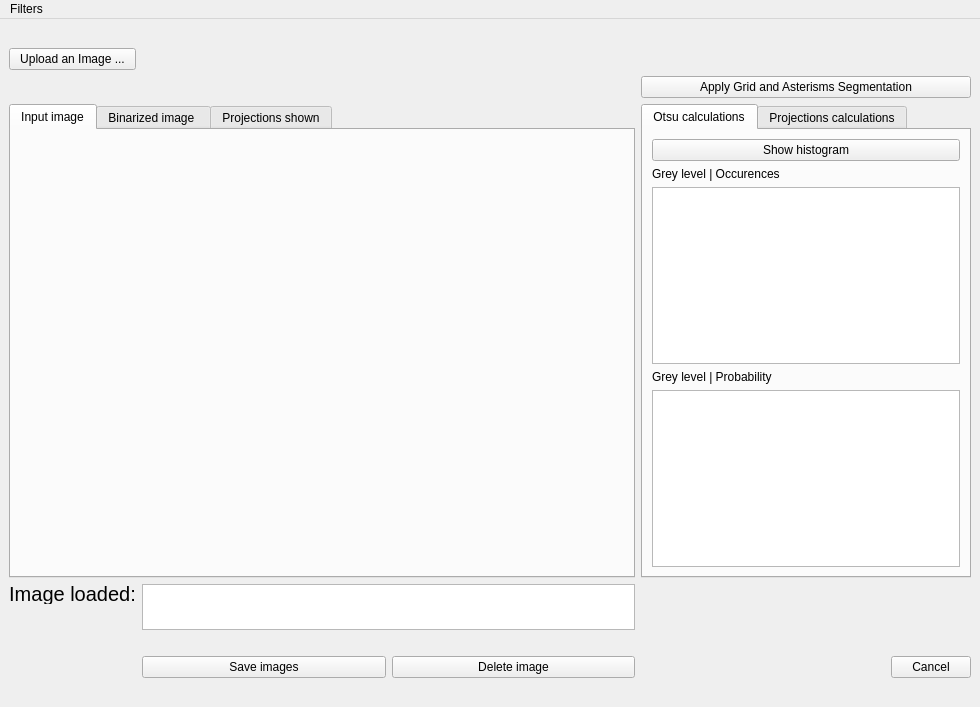
<?xml version="1.0" encoding="UTF-8"?>
<ui version="4.0">
 <class>CarteDuCiel</class>
 <widget class="QMainWindow" name="CarteDuCiel">
  <property name="geometry">
   <rect>
    <x>0</x>
    <y>0</y>
    <width>980</width>
    <height>707</height>
   </rect>
  </property>
  <property name="windowTitle">
   <string>CarteDuCiel</string>
  </property>
  <widget class="QWidget" name="centralwidget">
   <layout class="QVBoxLayout" name="verticalLayout_2">
    <item>
     <layout class="QGridLayout" name="gridLayout" rowstretch="0,0,0,0,0,0,0,0,0,0,0" columnstretch="0,0,0,0,0,0,0,0,0">
      <property name="sizeConstraint">
       <enum>QLayout::SetDefaultConstraint</enum>
      </property>
      <item row="2" column="1" colspan="5">
       <spacer name="horizontalSpacer_6">
        <property name="orientation">
         <enum>Qt::Horizontal</enum>
        </property>
        <property name="sizeHint" stdset="0">
         <size>
          <width>40</width>
          <height>20</height>
         </size>
        </property>
       </spacer>
      </item>
      <item row="6" column="1">
       <widget class="QLabel" name="label">
        <property name="sizePolicy">
         <sizepolicy hsizetype="Fixed" vsizetype="Ignored">
          <horstretch>0</horstretch>
          <verstretch>0</verstretch>
         </sizepolicy>
        </property>
        <property name="font">
         <font>
          <pointsize>15</pointsize>
         </font>
        </property>
        <property name="text">
         <string>Image loaded:</string>
        </property>
        <property name="scaledContents">
         <bool>false</bool>
        </property>
        <property name="alignment">
         <set>Qt::AlignCenter</set>
        </property>
       </widget>
      </item>
      <item row="6" column="2" rowspan="2" colspan="4">
       <widget class="QTextBrowser" name="textB_infoLoadedImage">
        <property name="sizePolicy">
         <sizepolicy hsizetype="Ignored" vsizetype="Ignored">
          <horstretch>0</horstretch>
          <verstretch>0</verstretch>
         </sizepolicy>
        </property>
       </widget>
      </item>
      <item row="6" column="6" colspan="3">
       <spacer name="horizontalSpacer_8">
        <property name="orientation">
         <enum>Qt::Horizontal</enum>
        </property>
        <property name="sizeType">
         <enum>QSizePolicy::Ignored</enum>
        </property>
        <property name="sizeHint" stdset="0">
         <size>
          <width>40</width>
          <height>20</height>
         </size>
        </property>
       </spacer>
      </item>
      <item row="9" column="8">
       <widget class="QPushButton" name="pushB_Cancel">
        <property name="sizePolicy">
         <sizepolicy hsizetype="Fixed" vsizetype="Ignored">
          <horstretch>0</horstretch>
          <verstretch>0</verstretch>
         </sizepolicy>
        </property>
        <property name="text">
         <string>Cancel</string>
        </property>
       </widget>
      </item>
      <item row="9" column="6" colspan="2">
       <spacer name="horizontalSpacer_7">
        <property name="orientation">
         <enum>Qt::Horizontal</enum>
        </property>
        <property name="sizeType">
         <enum>QSizePolicy::Expanding</enum>
        </property>
        <property name="sizeHint" stdset="0">
         <size>
          <width>40</width>
          <height>20</height>
         </size>
        </property>
       </spacer>
      </item>
      <item row="9" column="4" colspan="2">
       <widget class="QPushButton" name="pushB_deleteImg">
        <property name="sizePolicy">
         <sizepolicy hsizetype="Preferred" vsizetype="Preferred">
          <horstretch>0</horstretch>
          <verstretch>0</verstretch>
         </sizepolicy>
        </property>
        <property name="text">
         <string>Delete image</string>
        </property>
       </widget>
      </item>
      <item row="4" column="1" colspan="5">
       <widget class="QTabWidget" name="tabWidget_2">
        <property name="sizePolicy">
         <sizepolicy hsizetype="Ignored" vsizetype="Expanding">
          <horstretch>0</horstretch>
          <verstretch>0</verstretch>
         </sizepolicy>
        </property>
        <property name="currentIndex">
         <number>0</number>
        </property>
        <widget class="QWidget" name="tab_4">
         <attribute name="title">
          <string>Input image</string>
         </attribute>
         <layout class="QVBoxLayout" name="verticalLayout">
          <item>
           <widget class="custom_view" name="graphics_view0" native="true"/>
          </item>
         </layout>
        </widget>
        <widget class="QWidget" name="tab_5">
         <attribute name="title">
          <string>Binarized image </string>
         </attribute>
         <layout class="QVBoxLayout" name="verticalLayout_4">
          <item>
           <widget class="custom_view" name="graphics_view1" native="true"/>
          </item>
         </layout>
        </widget>
        <widget class="QWidget" name="tab_3">
         <attribute name="title">
          <string>Projections shown</string>
         </attribute>
         <layout class="QHBoxLayout" name="horizontalLayout">
          <item>
           <widget class="QGraphicsView" name="graphics_view2">
            <property name="sizePolicy">
             <sizepolicy hsizetype="Preferred" vsizetype="Preferred">
              <horstretch>0</horstretch>
              <verstretch>0</verstretch>
             </sizepolicy>
            </property>
           </widget>
          </item>
         </layout>
        </widget>
       </widget>
      </item>
      <item row="10" column="1" colspan="8">
       <spacer name="horizontalSpacer">
        <property name="orientation">
         <enum>Qt::Horizontal</enum>
        </property>
        <property name="sizeType">
         <enum>QSizePolicy::Expanding</enum>
        </property>
        <property name="sizeHint" stdset="0">
         <size>
          <width>80</width>
          <height>20</height>
         </size>
        </property>
       </spacer>
      </item>
      <item row="2" column="6" colspan="3">
       <widget class="QPushButton" name="pushB_applyAlgorithms">
        <property name="sizePolicy">
         <sizepolicy hsizetype="Preferred" vsizetype="Fixed">
          <horstretch>0</horstretch>
          <verstretch>0</verstretch>
         </sizepolicy>
        </property>
        <property name="text">
         <string>Apply Grid and Asterisms Segmentation</string>
        </property>
       </widget>
      </item>
      <item row="4" column="6" colspan="3">
       <widget class="QTabWidget" name="tabWidget_3">
        <property name="sizePolicy">
         <sizepolicy hsizetype="Ignored" vsizetype="Ignored">
          <horstretch>0</horstretch>
          <verstretch>0</verstretch>
         </sizepolicy>
        </property>
        <property name="currentIndex">
         <number>0</number>
        </property>
        <widget class="QWidget" name="tab">
         <attribute name="title">
          <string>Otsu calculations</string>
         </attribute>
         <layout class="QVBoxLayout" name="verticalLayout_3">
          <item>
           <widget class="QPushButton" name="showChart_histo">
            <property name="sizePolicy">
             <sizepolicy hsizetype="Preferred" vsizetype="Fixed">
              <horstretch>0</horstretch>
              <verstretch>0</verstretch>
             </sizepolicy>
            </property>
            <property name="text">
             <string>Show histogram</string>
            </property>
           </widget>
          </item>
          <item>
           <widget class="QLabel" name="label_3">
            <property name="sizePolicy">
             <sizepolicy hsizetype="Fixed" vsizetype="Expanding">
              <horstretch>0</horstretch>
              <verstretch>0</verstretch>
             </sizepolicy>
            </property>
            <property name="text">
             <string>Grey level | Occurences</string>
            </property>
           </widget>
          </item>
          <item>
           <widget class="QTextBrowser" name="textB_printHisto_Occurences">
            <property name="sizePolicy">
             <sizepolicy hsizetype="Preferred" vsizetype="Preferred">
              <horstretch>0</horstretch>
              <verstretch>0</verstretch>
             </sizepolicy>
            </property>
           </widget>
          </item>
          <item>
           <widget class="QLabel" name="label_2">
            <property name="sizePolicy">
             <sizepolicy hsizetype="Fixed" vsizetype="Expanding">
              <horstretch>0</horstretch>
              <verstretch>0</verstretch>
             </sizepolicy>
            </property>
            <property name="text">
             <string>Grey level | Probability</string>
            </property>
           </widget>
          </item>
          <item>
           <widget class="QTextBrowser" name="textB_printHisto">
            <property name="sizePolicy">
             <sizepolicy hsizetype="Preferred" vsizetype="Preferred">
              <horstretch>0</horstretch>
              <verstretch>0</verstretch>
             </sizepolicy>
            </property>
           </widget>
          </item>
         </layout>
        </widget>
        <widget class="QWidget" name="tab_2">
         <attribute name="title">
          <string>Projections calculations</string>
         </attribute>
         <layout class="QGridLayout" name="gridLayout_3">
          <item row="2" column="0" colspan="2">
           <widget class="QPushButton" name="pushB_showCoord">
            <property name="enabled">
             <bool>true</bool>
            </property>
            <property name="font">
             <font>
              <kerning>true</kerning>
             </font>
            </property>
            <property name="text">
             <string>Show Grid lines on the Astrographic map</string>
            </property>
           </widget>
          </item>
          <item row="5" column="0" colspan="2">
           <widget class="QPushButton" name="showChart_hr_projections">
            <property name="text">
             <string>Graph of horizontal projections</string>
            </property>
           </widget>
          </item>
          <item row="7" column="0">
           <widget class="QTextBrowser" name="textB_vertical_proj"/>
          </item>
          <item row="7" column="1">
           <widget class="QTextBrowser" name="textB_vertical_proj_gaussian"/>
          </item>
          <item row="8" column="0" colspan="2">
           <widget class="QPushButton" name="showChart_vr_projections">
            <property name="text">
             <string>Graph of vertical projections</string>
            </property>
           </widget>
          </item>
          <item row="4" column="0">
           <widget class="QTextBrowser" name="textB_horizontal_proj">
            <property name="sizePolicy">
             <sizepolicy hsizetype="Ignored" vsizetype="Preferred">
              <horstretch>0</horstretch>
              <verstretch>0</verstretch>
             </sizepolicy>
            </property>
           </widget>
          </item>
          <item row="6" column="0" colspan="2">
           <widget class="QLabel" name="label_5">
            <property name="text">
             <string>Vertical projection (X's) | Gaussian filter values</string>
            </property>
           </widget>
          </item>
          <item row="3" column="0" colspan="2">
           <widget class="QLabel" name="label_4">
            <property name="sizePolicy">
             <sizepolicy hsizetype="Preferred" vsizetype="Preferred">
              <horstretch>0</horstretch>
              <verstretch>0</verstretch>
             </sizepolicy>
            </property>
            <property name="text">
             <string>Horizontal proj. (Y's)   | Gaussian  filter values</string>
            </property>
           </widget>
          </item>
          <item row="4" column="1">
           <widget class="QTextBrowser" name="textB_horizontal_proj_gaussian">
            <property name="sizePolicy">
             <sizepolicy hsizetype="Ignored" vsizetype="Preferred">
              <horstretch>0</horstretch>
              <verstretch>0</verstretch>
             </sizepolicy>
            </property>
           </widget>
          </item>
         </layout>
        </widget>
       </widget>
      </item>
      <item row="9" column="2" colspan="2">
       <widget class="QPushButton" name="pushB_saveImg">
        <property name="sizePolicy">
         <sizepolicy hsizetype="Preferred" vsizetype="Preferred">
          <horstretch>0</horstretch>
          <verstretch>0</verstretch>
         </sizepolicy>
        </property>
        <property name="text">
         <string>Save images</string>
        </property>
       </widget>
      </item>
      <item row="1" column="2" colspan="7">
       <spacer name="horizontalSpacer_5">
        <property name="orientation">
         <enum>Qt::Horizontal</enum>
        </property>
        <property name="sizeHint" stdset="0">
         <size>
          <width>40</width>
          <height>20</height>
         </size>
        </property>
       </spacer>
      </item>
      <item row="7" column="1">
       <spacer name="verticalSpacer">
        <property name="orientation">
         <enum>Qt::Vertical</enum>
        </property>
        <property name="sizeType">
         <enum>QSizePolicy::Ignored</enum>
        </property>
        <property name="sizeHint" stdset="0">
         <size>
          <width>20</width>
          <height>10</height>
         </size>
        </property>
       </spacer>
      </item>
      <item row="7" column="6" colspan="3">
       <spacer name="horizontalSpacer_4">
        <property name="orientation">
         <enum>Qt::Horizontal</enum>
        </property>
        <property name="sizeType">
         <enum>QSizePolicy::Expanding</enum>
        </property>
        <property name="sizeHint" stdset="0">
         <size>
          <width>40</width>
          <height>20</height>
         </size>
        </property>
       </spacer>
      </item>
      <item row="0" column="1" colspan="8">
       <spacer name="horizontalSpacer_2">
        <property name="orientation">
         <enum>Qt::Horizontal</enum>
        </property>
        <property name="sizeType">
         <enum>QSizePolicy::Ignored</enum>
        </property>
        <property name="sizeHint" stdset="0">
         <size>
          <width>40</width>
          <height>20</height>
         </size>
        </property>
       </spacer>
      </item>
      <item row="1" column="1">
       <widget class="QPushButton" name="pushB_uploadImg">
        <property name="text">
         <string>Upload an Image ...</string>
        </property>
       </widget>
      </item>
      <item row="8" column="1" colspan="8">
       <spacer name="horizontalSpacer_3">
        <property name="orientation">
         <enum>Qt::Horizontal</enum>
        </property>
        <property name="sizeHint" stdset="0">
         <size>
          <width>40</width>
          <height>20</height>
         </size>
        </property>
       </spacer>
      </item>
      <item row="9" column="1">
       <spacer name="horizontalSpacer_9">
        <property name="orientation">
         <enum>Qt::Horizontal</enum>
        </property>
        <property name="sizeType">
         <enum>QSizePolicy::Ignored</enum>
        </property>
        <property name="sizeHint" stdset="0">
         <size>
          <width>40</width>
          <height>20</height>
         </size>
        </property>
       </spacer>
      </item>
     </layout>
    </item>
   </layout>
  </widget>
  <widget class="QMenuBar" name="menubar">
   <property name="geometry">
    <rect>
     <x>0</x>
     <y>0</y>
     <width>980</width>
     <height>24</height>
    </rect>
   </property>
   <widget class="QMenu" name="menuFilters">
    <property name="title">
     <string>Filters</string>
    </property>
   </widget>
   <addaction name="menuFilters"/>
  </widget>
  <action name="actionShow_original_image">
   <property name="text">
    <string>Open to zoom the image</string>
   </property>
   <property name="toolTip">
    <string>Open original image</string>
   </property>
  </action>
 </widget>
 <customwidgets>
  <customwidget>
   <class>custom_view</class>
   <extends>QWidget</extends>
   <header location="global">custom_view.h</header>
   <container>1</container>
   <slots>
    <slot>clicked()</slot>
   </slots>
  </customwidget>
 </customwidgets>
 <resources/>
 <connections>
  <connection>
   <sender>pushB_Cancel</sender>
   <signal>clicked()</signal>
   <receiver>CarteDuCiel</receiver>
   <slot>close()</slot>
   <hints>
    <hint type="sourcelabel">
     <x>1025</x>
     <y>613</y>
    </hint>
    <hint type="destinationlabel">
     <x>864</x>
     <y>441</y>
    </hint>
   </hints>
  </connection>
 </connections>
</ui>
